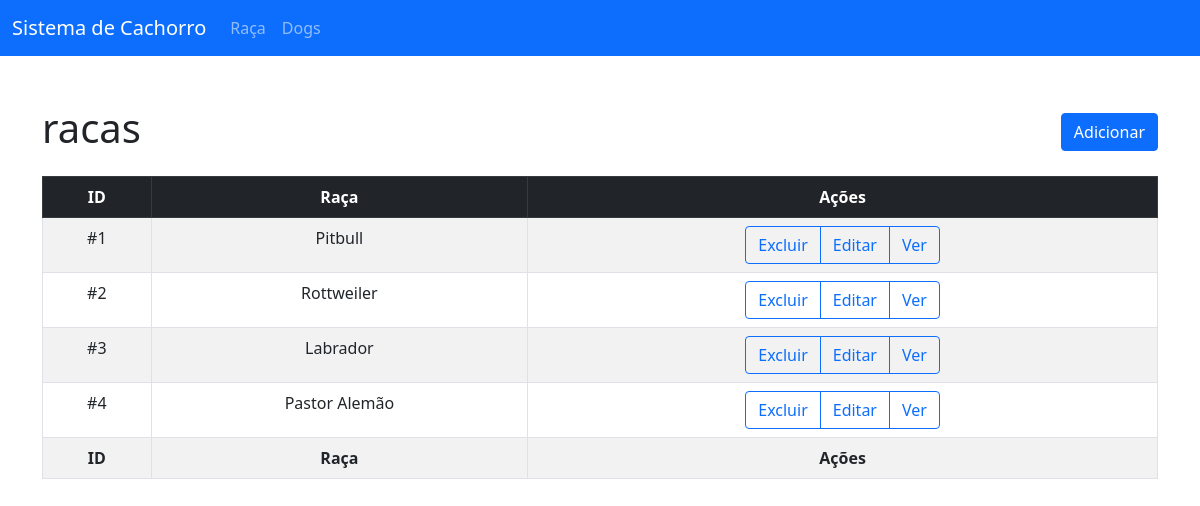
Page /raca/index.php on the committed database.
### tables this page shows
CREATE TABLE `tbraca` (
  `id` int(11) NOT NULL,
  `raca` varchar(50) NOT NULL
);

### _config/connection.php (called while the page is built, shortened)
<?php
class Connection {
  private $servername = "localhost";
	private $database = "dbdog";
	private $username = "root";
	private $password = "";
  private function conectar(){
    $this->connection = new mysqli($this->servername, $this->username, $this->password, $this->database);
  }
}

### dao/raca.php (called while the page is built, shortened)
<?php
class Raca extends Connection
{
  private $query = 'SELECT * FROM tbraca';
  public function getAll()
  {
    $result = $this->connection->query($this->query);
    $lista = array();
    while ($record = $result->fetch_object()) {
      array_push($lista, $record);
    }
    return $lista;
  }
}

### raca/index.php (the view, shortened to what this page needs)
<?php require "../_helpers/index.php";
echo siteHeader("Gerenciar Raças");
require("../_config/connection.php");
require("../dao/raca.php");
$racaDAO = new Raca();
?>
<section class="container mt-5 mb-5">
	<div class="row mb-3">
		<div class="col">
			<h1>racas</h1>
		</div>
		<div class="col d-flex justify-content-end align-items-center">
			<a class="btn btn-primary" href="add.php">Adicionar</a>
		</div>
	</div>
	<table class="table table-striped table-bordered text-center">
		<thead class="table-dark">
			<tr>
				<th>ID</th>
				<th>Raça</th>
				<th>Ações</th>
			</tr>
		</thead>
		<tbody>
			<?php foreach ($racaDAO->getAll() AS $raca) : ?>
				<tr>
					<td>
						<?= "#".$raca->id ?>
					</td>
					<td>
						<?= $raca->raca ?>
					</td>
					<td>
						<div class="btn-group" role="group">
							<button type="button" class="btn btn-outline-primary" onclick="confirmDelete(<?= $raca->id ?>)">
								Excluir
							</button>
							<a href="edit.php?id=<?= $raca->id ?>" class="btn btn-outline-primary">
								Editar
							</a>
							<a href="view.php?id=<?= $raca->id ?>" class="btn btn-outline-primary">
								Ver
							</a>
						</div>
					</td>
				</tr>
			<?php endforeach; ?>
		</tbody>
		<tfooter class="table-dark">
			<tr>
				<th>ID</th>
				<th>Raça</th>
				<th>Ações</th>
			</tr>
		</tfooter>
	</table>
</section>
<?php require("../_partials/footer.php"); ?>

### rows in the picture
tbraca: id "1", raca "Pitbull"
tbraca: id "2", raca "Rottweiler"
tbraca: id "3", raca "Labrador"
tbraca: id "4", raca "Pastor Alemão"
